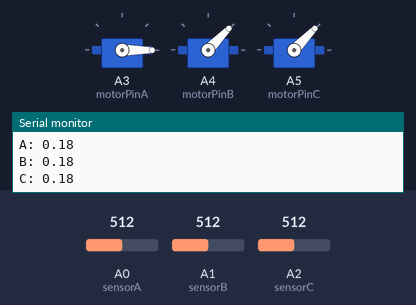
Simulated run of this sketch. Board: Arduino Uno, built for the host (arithmetic inside an expression is 32-bit, double 64-bit). Shown: 3 × servo, the last lines printed to the serial monitor. The inputs (shaded band) are chosen by the test bench; at power-on: A1 (sensorB) = 512, A2 (sensorC) = 512, A0 (sensorA) = 512.

Above: at 1.8 s.
1.9 s: A1 (sensorB) set to 716
At 3.4 s:
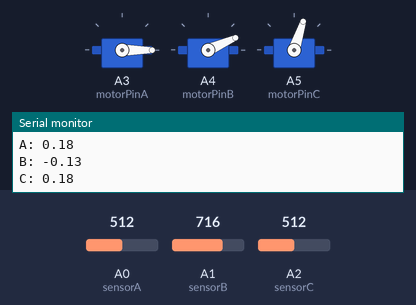
6.0 s: A2 (sensorC) set to 716
10.1 s: A0 (sensorA) set to 900
At 11.8 s:
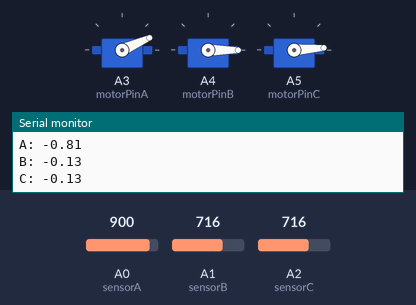
14.2 s: A0 (sensorA) set to 1023
17.5 s: A2 (sensorC) set to 306
At 19.6 s:
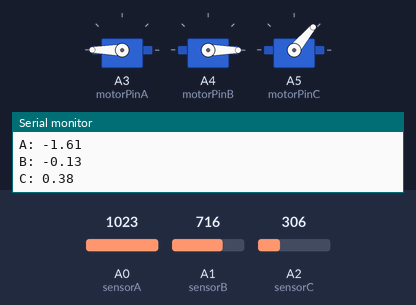
21.6 s: A1 (sensorB) set to 306
At 25.6 s:
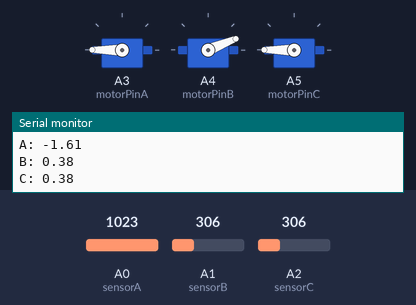
Timing chart, 0 to 29.5 s (numbered marks = the images above; inputs shaded):
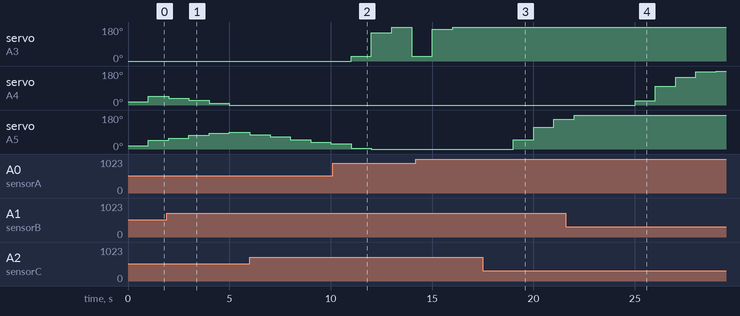

The sketch:

trackFinger.ino.ino
```cpp
#include<Servo.h>
#include<StandardCplusplus.h>
#include<list>
#include<SoftwareSerial.h>

using namespace std;

SoftwareSerial mySerial(12,13);

const double pi = 3.14159;

int sensorA = A0;
int sensorB = A1;
int sensorC = A2;
int motorPinA = A3;
int motorPinB = A4;
int motorPinC = A5;

Servo motorA;
Servo motorB;
Servo motorC;

// The number of samples to remember in determining velocity
const int numSamps = 10;

// The most recent samples, used to determine velocity
list<double> sampsX;
list<double> sampsY;

double thetaA = 0;
double thetaB = 0;
double thetaC = 0;

double L = .19;

double fs = 1;  // sampling frequency, Hz

// Update the average velocity without recomputing
// Given a list of prior samples and a new sample,
// modify the list by removing the oldest sample and adding the new
// Remove the first velocity from the average and add the new velocity
// Theta(1)
double updateVAve(double oldV, list<double>& oldSamples, double newSample)
{

  // Find the earliest v and remove it from the average
  double first = *(oldSamples.erase(oldSamples.begin()));
  double second = *(oldSamples.begin());
  double vFirst = (numSamps - first) / fs;
  oldV -= (vFirst / numSamps);

  // Compute the new v and add it to the average
  double last = *(--oldSamples.end());
  double newV = (newSample - last) / fs;
  oldV += (newV / numSamps);

  // Add the new sample
  oldSamples.push_back(newSample);

  return oldV;
}

// Compute the average velocity over the last numSamps samples
// Theta(n)
double computeVAve(list<double> samples)
{
  double sum = 0;

  list<double>::iterator first = samples.begin();
  list<double>::iterator second = ++samples.begin();
  while (first != samples.end() && second != samples.end()) {
    sum += (*second - *first)/fs;
    ++first;
    ++second;
  }
  return sum / samples.size();
}

// Convert an analog voltage read from a distance sensor to a distance
double linearize(double sample)
{

  double k0 = 1.2637;
  double k1 = -0.005126;
  double k2 = 9.5074 * pow(10.0,-6.0);
  double k3 = -7.0759 * pow(10.0, -9.0);
  return k0 + k1*sample + k2*pow(sample, 2) + k3*pow(sample,3);

  //return 27.0 / sample;
}

// Calculate the position in cartesian coordinates and store it in x and y
void findPos(double a, double b, double c, double& x, double& y)
{
  x = b*cos(thetaB) - .2;
  y = L - (a*cos(thetaA) - .2);
}

void setup()
{
  pinMode(sensorA, INPUT);
  pinMode(sensorB, INPUT);
  pinMode(sensorC, INPUT);
  motorA.attach(motorPinA);
  motorB.attach(motorPinB);
  motorC.attach(motorPinC);

  mySerial.begin(9600);
  Serial.begin(9600);
  while(!mySerial);
}

double vAveX = 0;
double vAveY = 0;
void loop()
{

  // Read from sensors
  double sampA = linearize(analogRead(sensorA));
  double sampB = linearize(analogRead(sensorB));
  double sampC = linearize(analogRead(sensorC));

  // Remember samples
  double x,y;
  findPos(sampA, sampB, sampC, x, y);

  if (sampsX.size() > numSamps) {
    // If we've already filled the list of past samples, just update vAve
    vAveX = updateVAve(vAveX, sampsX, x);
    vAveY = updateVAve(vAveY, sampsY, y);
  }
  else {
    // The list isn't full yet, add a new sample and compute vAve
    sampsX.push_back(x);
    sampsY.push_back(y);
    vAveX = computeVAve(sampsX);
    vAveY = computeVAve(sampsY);
  }

  // Adjust thetaA
  double gammaA = (180/pi)*atan2(vAveX, vAveY) - thetaA;
  thetaA += sampA*gammaA / fs;

  // Adjust thetaB
  double gammaB = 90 - (thetaB + (180/pi)*atan2(vAveX, vAveY));
  thetaB += sampB*gammaB / fs;

  // Adjust thetaC
  double gammaC = 90 - (thetaC + (180/pi)*atan2(vAveX, vAveY));
  thetaC += sampC*gammaC / fs;

  motorA.write(thetaA);
  motorB.write(thetaB);
  motorC.write(thetaC);
  //motorA.write(0);
  //motorB.write(0);
  //motorC.write(0);

  int pixelX = (int)(x * 32.0 / L);
  int pixelY = (int)(y * 32.0 / L);
  float velX = (float)(vAveX * 32.0 / L);
  float velY = (float)(vAveY * 32.0 / L);

  mySerial.println(pixelX);
  mySerial.println(pixelY);
  mySerial.println(velX);
  mySerial.println(velY);

  Serial.print("A: ");
  Serial.println(sampA);

  Serial.print("B: ");
  Serial.println(sampB);

  Serial.print("C: ");
  Serial.println(sampC);

  Serial.println();

  delay(1000 / fs);

}
```

Measured:
- after the input at 10.1 s, servo on A3 (motorPinA): 0° → 24° after 0.91 s, → 150° 1.0 s later, → 180° 1.0 s later, → 24° 1.0 s later
- after the input at 17.5 s, servo on A5 (motorPinC): 0° → 50° after 1.5 s, → 116° 1.0 s later, → 157° 1.0 s later
- after the input at 21.6 s, servo on A4 (motorPinB): moves from 0° to 180° over 4.0 s, starting after 3.4 s
